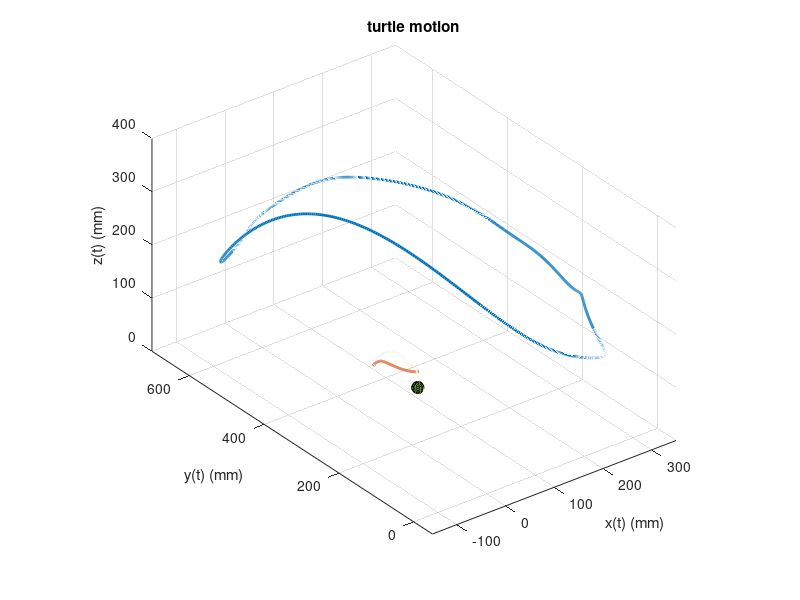

This chart was generated by the following MATLAB code:
clear all
%constants for wing tip

a0x =       117.1;  %Coefficients (with 95% confidence bounds) (116.9, 117.4)
a1x =      -182.9;  %Coefficients (with 95% confidence bounds) (-183.3, -182.6)
b1x =       42.63;  %Coefficients (with 95% confidence bounds) (42.04, 43.23)
a2x =       -13.3; %Coefficients (with 95% confidence bounds) (-13.72, -12.88)
b2x =      -54.58;  %Coefficients (with 95% confidence bounds) (-54.93, -54.23)
a3x =       17.38;  %Coefficients (with 95% confidence bounds) (17.04, 17.73)
b3x =       -8.86;  %Coefficients (with 95% confidence bounds) (-9.22, -8.5)
a4x =      -5.189;  %Coefficients (with 95% confidence bounds) (-5.53, -4.848)
b4x =       1.512;  %Coefficients (with 95% confidence bounds) (1.158, 1.867)
a5x =      -2.687;  %Coefficients (with 95% confidence bounds) (-3.029, -2.345)
b5x =      -2.955;  %Coefficients (with 95% confidence bounds) (-3.302, -2.607)
a6x =       2.653;  %Coefficients (with 95% confidence bounds) (2.31, 2.996)
b6x =      -2.801;  %Coefficients (with 95% confidence bounds) 3.146, -2.455)
a7x =     -0.3433;  %Coefficients (with 95% confidence bounds) (-0.6859, -0.0006559)
b7x =       -1.62;  %Coefficients (with 95% confidence bounds) (-1.965, -1.275)
a8x =    -0.08304;  %Coefficients (with 95% confidence bounds) (-0.425, 0.2589)
b8x =      -1.225; %Coefficients (with 95% confidence bounds)  (-1.57, -0.8805)
wx =       1.496;  %Coefficients (with 95% confidence bounds) (1.495, 1.497)

 a0y =         303;%Coefficients (with 95% confidence bounds)  (302.6, 303.3)
 a1y =       219.6;%Coefficients (with 95% confidence bounds)  (219.1, 220.1)
 b1y =      -164.3; %Coefficients (with 95% confidence bounds)(-165, -163.7)
 a2y =       84.45; %Coefficients (with 95% confidence bounds) (83.9, 85)
 b2y =      -65.54; %Coefficients (with 95% confidence bounds) (-66.06, -65.02)
 a3y =       26.33; %Coefficients (with 95% confidence bounds) (25.82, 26.83)
 b3y =       45.71; %Coefficients (with 95% confidence bounds) (45.25, 46.17)
 a4y =      -11.23; %Coefficients (with 95% confidence bounds)(-11.7, -10.76)
 b4y =       20.05; %Coefficients (with 95% confidence bounds) (19.58, 20.51)
 a5y =     -0.5956;  %Coefficients (with 95% confidence bounds)(-1.049, -0.1426)
 b5y =      -2.631;  %Coefficients (with 95% confidence bounds)(-3.086, -2.177)
 a6y =      -2.667;  %Coefficients (with 95% confidence bounds)(-3.118, -2.217)
 b6y =      0.6726;  %Coefficients (with 95% confidence bounds)(0.2169, 1.128)
 a7y =       0.678; %Coefficients (with 95% confidence bounds) (0.2276, 1.128)
 b7y =     -0.7038; %Coefficients (with 95% confidence bounds) (-1.158, -0.2495)
 a8y =       2.542; %Coefficients (with 95% confidence bounds) (2.091, 2.993)
 b8y =     -0.9941; %Coefficients (with 95% confidence bounds) (-1.45, -0.5381)
 wy =       1.496; %Coefficients (with 95% confidence bounds) (1.495, 1.497)

a0z =       262.7; %Coefficients (with 95% confidence bounds) (262.2, 263.2)
a1z =       11.65; %Coefficients (with 95% confidence bounds) (10.84, 12.46)
b1z =      -63.16; %Coefficients (with 95% confidence bounds) (-63.81, -62.51)
a2z =      -33.56; %Coefficients (with 95% confidence bounds) (-34.47, -32.65)
b2z =       82.36; %Coefficients (with 95% confidence bounds) (81.6, 83.12)
a3z =      -38.04;  %Coefficients (with 95% confidence bounds)(-38.75, -37.33)
b3z =        23.7;  %Coefficients (with 95% confidence bounds)(22.93, 24.46)
a4z =      -14.84;  %Coefficients (with 95% confidence bounds)(-15.5, -14.19)
b4z =      -8.802;  %Coefficients (with 95% confidence bounds)(-9.464, -8.14)
a5z =      -7.894; %Coefficients (with 95% confidence bounds) (-8.537, -7.251)
b5z =       -4.65; %Coefficients (with 95% confidence bounds) (-5.307, -3.993)
a6z =      -6.884; %Coefficients (with 95% confidence bounds) (-7.532, -6.236)
b6z =      -6.088; %Coefficients (with 95% confidence bounds) (-6.757, -5.419)
a7z =       2.615; %Coefficients (with 95% confidence bounds)(1.972, 3.258)
b7z =      -3.547; %Coefficients (with 95% confidence bounds) (-4.197, -2.897)
a8z =      -1.716;  %Coefficients (with 95% confidence bounds)(-2.362, -1.069)
b8z =       1.293; %Coefficients (with 95% confidence bounds) (0.6416, 1.945)
wz =       1.496; %Coefficients (with 95% confidence bounds) (1.495, 1.497)

%constants for elbow
a0xe =       54.06; %Coefficients (with 95% confidence bounds) (53.98, 54.14)
a1xe =      -5.371; %Coefficients (with 95% confidence bounds) (-5.497, -5.246)
b1xe =      -2.415;  %Coefficients (with 95% confidence bounds)(-2.539, -2.29)
a2xe =      -3.954;  %Coefficients (with 95% confidence bounds)(-4.108, -3.8)
b2xe =       -4.81; %Coefficients (with 95% confidence bounds) (-4.951, -4.67)
a3xe =       -0.15; %Coefficients (with 95% confidence bounds) (-0.3219, 0.02195)
b3xe =      -4.306; %Coefficients (with 95% confidence bounds) (-4.428, -4.183)
a4xe =     -0.3527; %Coefficients (with 95% confidence bounds) (-0.4713, -0.2341)
b4xe =      0.5996;%Coefficients (with 95% confidence bounds)(0.4677, 0.7315)
a5xe =     -0.3945; %Coefficients (with 95% confidence bounds) (-0.5205, -0.2685)
b5xe =      0.8514; %Coefficients (with 95% confidence bounds) (0.7257, 0.9772)
a6xe =       0.203; %Coefficients (with 95% confidence bounds)(0.06776, 0.3383)
b6xe =       1.067; %Coefficients (with 95% confidence bounds) (0.9507, 1.184)
a7xe =     -0.2762; %Coefficients (with 95% confidence bounds) (-0.3959, -0.1564)
b7xe =      0.4133; %Coefficients (with 95% confidence bounds) (0.2967, 0.5299)
a8xe =   0.0009741; %Coefficients (with 95% confidence bounds) (-0.1218, 0.1238)
b8xe =      -0.565; %Coefficients (with 95% confidence bounds) (-0.6814, -0.4487)
wxe =       1.496; %Coefficients (with 95% confidence bounds) (1.493, 1.498)

a0ye =       318.1; %Coefficients (with 95% confidence bounds) (318, 318.2)
a1ye =       30.55; %Coefficients (with 95% confidence bounds)(30.36, 30.74)
b1ye =      -44.92; %Coefficients (with 95% confidence bounds) (-45.08, -44.76)
a2ye =       10.14; %Coefficients (with 95% confidence bounds) (10.01, 10.27)
b2ye =      -5.333; %Coefficients (with 95% confidence bounds) (-5.458, -5.208)
a3ye =       1.414; %Coefficients (with 95% confidence bounds) (1.293, 1.534)
b3ye =       2.968;  %Coefficients (with 95% confidence bounds)(2.847, 3.09)
a4ye =     -0.2397;  %Coefficients (with 95% confidence bounds)(-0.3597, -0.1196)
b4ye =        1.66;  %Coefficients (with 95% confidence bounds)(1.538, 1.782)
a5ye =      -0.499;  %Coefficients (with 95% confidence bounds)(-0.6186, -0.3795)
b5ye =      0.7714; %Coefficients (with 95% confidence bounds) (0.6502, 0.8926)
a6ye =      -1.155;  %Coefficients (with 95% confidence bounds)(-1.274, -1.035)
b6ye =    -0.02553;  %Coefficients (with 95% confidence bounds)(-0.1491, 0.09802)
a7ye =      0.2741; %Coefficients (with 95% confidence bounds)(0.1543, 0.394)
b7ye =     -0.5696;  %Coefficients (with 95% confidence bounds)(-0.69, -0.4492)
a8ye =      0.3139;  %Coefficients (with 95% confidence bounds)(0.1945, 0.4334)
b8ye =     -0.1613; %Coefficients (with 95% confidence bounds) (-0.2817, -0.04093)
wye =       1.496;  %Coefficients (with 95% confidence bounds)(1.495, 1.497)

a0ze =       83.11;%Coefficients (with 95% confidence bounds)  (83.03, 83.19)
a1ze =      -17.35;%Coefficients (with 95% confidence bounds)  (-17.46, -17.24)
b1ze =       7.056;%Coefficients (with 95% confidence bounds)  (6.894, 7.217)
a2ze =     -0.8165; %Coefficients (with 95% confidence bounds)(-0.9859, -0.6471)
b2ze =       9.892; %Coefficients (with 95% confidence bounds) (9.787, 9.997)
a3ze =     0.05326; %Coefficients (with 95% confidence bounds) (-0.0635, 0.17)
b3ze =       2.799;%Coefficients (with 95% confidence bounds) (2.691, 2.908)
a4ze =     -0.8515;%Coefficients (with 95% confidence bounds) (-0.9561, -0.7468)
b4ze =      0.5612;%Coefficients (with 95% confidence bounds) (0.4565, 0.6659)
a5ze =     -0.4952; %Coefficients (with 95% confidence bounds) (-0.5999, -0.3906)
b5ze =      0.3133;%Coefficients (with 95% confidence bounds) (0.2086, 0.418)
a6ze =     -0.1586; %Coefficients (with 95% confidence bounds) (-0.264, -0.05326)
b6ze =      0.3581; %Coefficients (with 95% confidence bounds) (0.2529, 0.4633)
a7ze =     -0.1013; %Coefficients (with 95% confidence bounds) (-0.2051, 0.002457)
b7ze =    -0.05005; %Coefficients (with 95% confidence bounds) (-0.1552, 0.05508)
a8ze =        0.13; %Coefficients (with 95% confidence bounds) (0.02614, 0.2339)
b8ze =     0.03394; %Coefficients (with 95% confidence bounds) (-0.07221, 0.1401)
wze =       1.495; %Coefficients (with 95% confidence bounds) (1.494, 1.497)

%function only defined for time = 0 to 8.4 seconds
time=4.2;
fidelity=1e3;
t=linspace(0,time,fidelity)';

%flipper tip eqautions of motion
% xt =  a0x + a1x*cos(t*wx) + b1x*sin(t*wx) + a2x*cos(2*t*wx) + b2x*sin(2*t*wx) + a3x*cos(3*t*wx) + b3x*sin(3*t*wx) + a4x*cos(4*t*wx) + b4x*sin(4*t*wx) + a5x*cos(5*t*wx) + b5x*sin(5*t*wx) + a6x*cos(6*t*wx) + b6x*sin(6*t*wx) + a7x*cos(7*t*wx) + b7x*sin(7*t*wx) + a8x*cos(8*t*wx) + b8x*sin(8*t*wx);
% yt =  a0y + a1y*cos(t*wy) + b1y*sin(t*wy) + a2y*cos(2*t*wy) + b2y*sin(2*t*wy) + a3y*cos(3*t*wy) + b3y*sin(3*t*wy) + a4y*cos(4*t*wy) + b4y*sin(4*t*wy) + a5y*cos(5*t*wy) + b5y*sin(5*t*wy) + a6y*cos(6*t*wy) + b6y*sin(6*t*wy) + a7y*cos(7*t*wy) + b7y*sin(7*t*wy) + a8y*cos(8*t*wy) + b8y*sin(8*t*wy);
% zt =  a0z + a1z*cos(t*wz) + b1z*sin(t*wz) + a2z*cos(2*t*wz) + b2z*sin(2*t*wz) + a3z*cos(3*t*wz) + b3z*sin(3*t*wz) + a4z*cos(4*t*wz) + b4z*sin(4*t*wz) + a5z*cos(5*t*wz) + b5z*sin(5*t*wz) + a6z*cos(6*t*wz) + b6z*sin(6*t*wz) + a7z*cos(7*t*wz) + b7z*sin(7*t*wz) + a8z*cos(8*t*wz) + b8z*sin(8*t*wz);
%%% FOR SOLIDWORKS, subsitute in coefficients to display with equation driven curve
xt =  117.1 - 182.9*cos(t*1.496) + 42.63*sin(t*1.496) - 13.3*cos(2*t*1.496) - 54.58*sin(2*t*1.496) + 17.38*cos(3*t*1.496) - 8.86*sin(3*t*1.496) - 5.189*cos(4*t*1.496) + 1.512*sin(4*t*1.496) - 2.687*cos(5*t*1.496) - 2.955*sin(5*t*1.496) + 2.653*cos(6*t*1.496) - 2.801*sin(6*t*1.496) - 0.3433*cos(7*t*1.496) - 1.62*sin(7*t*1.496) - 0.08304*cos(8*t*1.496) - 1.225*sin(8*t*1.496);
yt =  303 + 219.6*cos(t*1.496) - 164.3*sin(t*1.496) + 84.45*cos(2*t*1.496) - 65.54*sin(2*t*1.496) + 26.33*cos(3*t*1.496) + 45.71*sin(3*t*1.496) - 11.23*cos(4*t*1.496) + 20.05*sin(4*t*1.496) - 0.5956*cos(5*t*1.496) - 2.631*sin(5*t*1.496) - 2.667*cos(6*t*1.496) + 0.6726*sin(6*t*1.496) + 0.678*cos(7*t*1.496) - 0.7038*sin(7*t*1.496) + 2.542*cos(8*t*1.496) - 0.9941*sin(8*t*1.496);
zt =  262.7 + 11.65*cos(t*1.496) - 63.16*sin(t*1.496) - 33.56*cos(2*t*1.496) + 82.36*sin(2*t*1.496) - 38.04*cos(3*t*1.496) + 23.7*sin(3*t*1.496) - 14.84*cos(4*t*1.496) - 8.802*sin(4*t*1.496) - 7.894*cos(5*t*1.496) - 4.65*sin(5*t*1.496) - 6.884*cos(6*t*1.496) - 6.088*sin(6*t*1.496) + 2.615*cos(7*t*1.496) - 3.547*sin(7*t*1.496) - 1.716*cos(8*t*1.496) + 1.293*sin(8*t*1.496);

%elbow eqautions of motion
xte =  a0xe + a1xe*cos(t*wxe) + b1xe*sin(t*wxe) + a2xe*cos(2*t*wxe) + b2xe*sin(2*t*wxe) + a3xe*cos(3*t*wxe) + b3xe*sin(3*t*wxe) + a4xe*cos(4*t*wxe) + b4xe*sin(4*t*wxe) + a5xe*cos(5*t*wxe) + b5xe*sin(5*t*wxe) + a6xe*cos(6*t*wxe) + b6xe*sin(6*t*wxe) + a7xe*cos(7*t*wxe) + b7xe*sin(7*t*wxe) + a8xe*cos(8*t*wxe) + b8xe*sin(8*t*wxe);
yte =  a0ye + a1ye*cos(t*wye) + b1ye*sin(t*wye) + a2ye*cos(2*t*wye) + b2ye*sin(2*t*wye) + a3ye*cos(3*t*wye) + b3ye*sin(3*t*wye) + a4ye*cos(4*t*wye) + b4ye*sin(4*t*wye) + a5ye*cos(5*t*wye) + b5ye*sin(5*t*wye) + a6ye*cos(6*t*wye) + b6ye*sin(6*t*wye) + a7ye*cos(7*t*wye) + b7ye*sin(7*t*wye) + a8ye*cos(8*t*wye) + b8ye*sin(8*t*wye);
zte =  a0ze + a1ze*cos(t*wze) + b1ze*sin(t*wze) + a2ze*cos(2*t*wze) + b2ze*sin(2*t*wze) + a3ze*cos(3*t*wze) + b3ze*sin(3*t*wze) + a4ze*cos(4*t*wze) + b4ze*sin(4*t*wze) + a5ze*cos(5*t*wze) + b5ze*sin(5*t*wze) + a6ze*cos(6*t*wze) + b6ze*sin(6*t*wze) + a7ze*cos(7*t*wze) + b7ze*sin(7*t*wze) + a8ze*cos(8*t*wze) + b8ze*sin(8*t*wze);

%origin, this is the location of the shoulder joint aka base of where
%motion starts
Ox=92.518247572;
Oy=305.148699736;
Oz=27.556599226;

%plot flipper tip path
plot3(xt,yt,zt,'LineWidth',2)
axis square
axis equal
grid on
xlabel('x(t) (mm)')
ylabel('y(t) (mm)')
zlabel('z(t) (mm)')
xlim([-150 350])
ylim([-50 700])
zlim([0 400])
hold on

%plot elbow path
plot3(xte,yte,zte,'LineWidth',2)
axis square
axis equal
grid on
xlabel('x(t) (mm)')
ylabel('y(t) (mm)')
zlabel('z(t) (mm)')
title('turtle motion')

%create point
[sX,sY,sZ] = sphere(10);
r=10;
surf(sX*r+Ox,sY*r+Oy,sZ*r+Oz,'FaceColor',[0.4660 0.6740 0.1880]);

%run flipper animation
loops=1
timedelay=time/fidelity;
for loop=1:loops

for s=1:length(xt)
  p2=plot3([xt(s) xte(s)],[yt(s) yte(s)],[zt(s) zte(s)],'g','LineWidth',5);  
  p1=plot3([Ox xte(s)],[Oy yte(s)],[Oz zte(s)],'g','LineWidth',5);
  h1=surf(sX*r+xt(s),sY*r+yt(s),sZ*r+zt(s),'FaceColor',[0.4660 0.6740 0.1880]);
  h2=surf(sX*r+xte(s),sY*r+yte(s),sZ*r+zte(s),'FaceColor',[0.4660 0.6740 0.1880]);
  xlim([-150 350]);
  ylim([-50 700]);
  zlim([0 400]);
  pause(timedelay);
  delete(p1);
  delete(p2);
  delete(h1);
  delete(h2);  
end
end